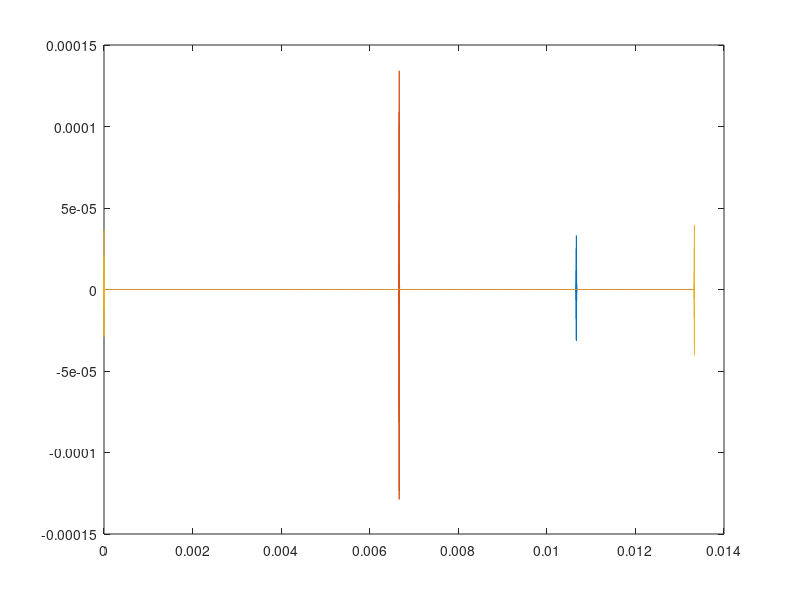
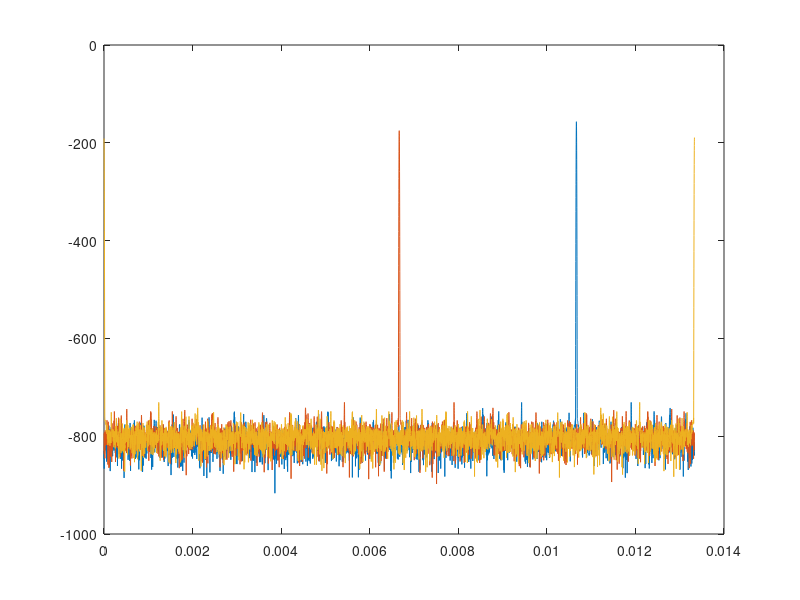
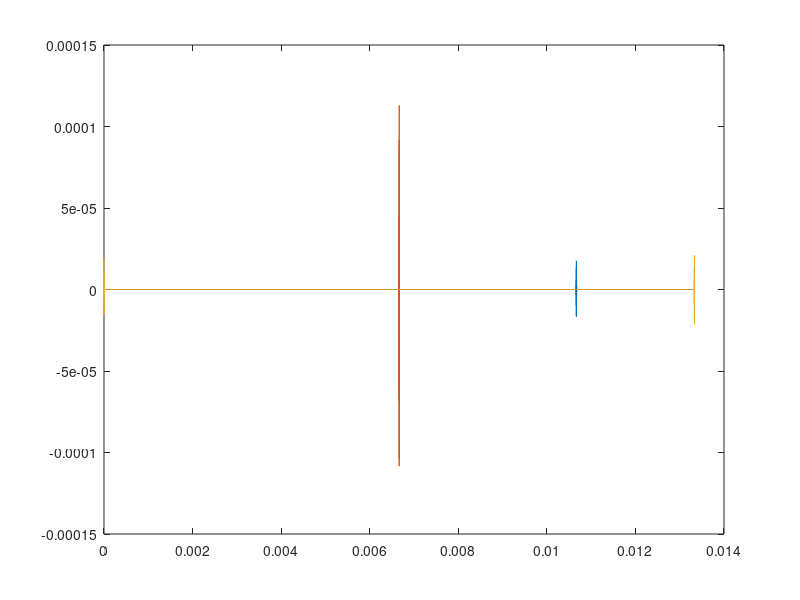
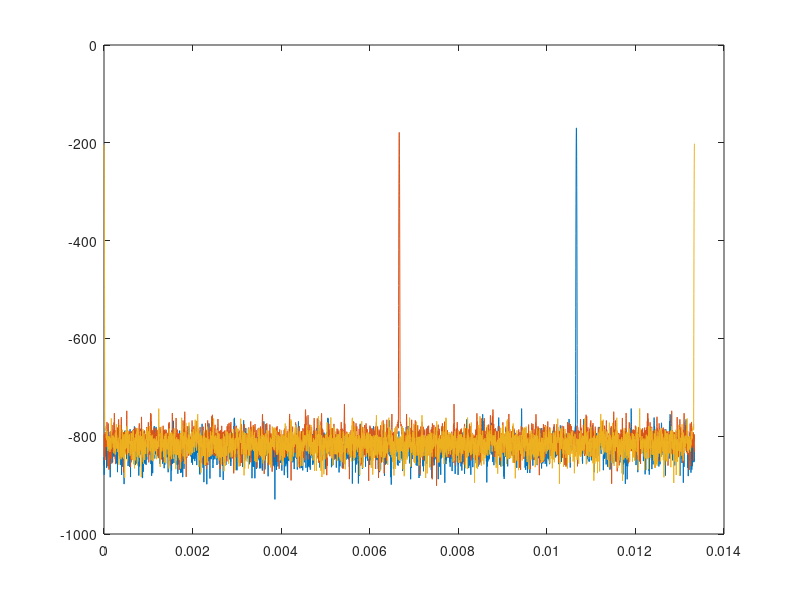

The MATLAB source for these figures, in order:
%% Single Beam Sonar
%%  Sonar Point-Scatter Model
% Contributors: Andreina Rascon, Derek Olson, Woeng-Sug Choi

clear;
close all;
clc;

%% Input Parameters
% The BlueView P900-45 is used as an example sonar for the purposes of
% demonstrating the point-scatter model


% Sonar Parameters
sonarFreq = 900E3; % Sonar frquency
bandwidth = 29.5e4; % [Hz]
freqResolution = 100e2;
nRays = 3;
beamWidth = 0.1; % radians


% Enviromental Parameters
soundSpeed = 1500.0; % [m/s]

% Target information (which should be obtained from ray gazebo plugin)
% 3 Targets, One dimension, no incident angle
ray.num = nRays;
ray.distance = [2, 5, 10];
ray.alpha = [0, 0, 0];
ray.azimuthAngleWidth = [0.1, 0.1, 0.1];
ray.elevationAngleWidth = [0.1, 0.1, 0.1];

% Surface Reflectivity
mu = 10e-4;


%% Frequency Domain
% 

% Frequency spectrum
fmin = sonarFreq - bandwidth/2*4;
fmax = sonarFreq + bandwidth/2*4;

% Sampling periods
max_T = max(ray.distance)*2/soundSpeed;
delta_f = 1/max_T;
delta_t = 1/(fmax - fmin);

nFreq = round((fmax - fmin) / delta_f);
freq = linspace(fmin,fmax,nFreq);
time = linspace(0,max_T,nFreq);

% Transmit spectrum, frequency domain
S_f = exp(-(freq-sonarFreq).^2.*pi^2./bandwidth^2); 


%% Point Scattering model
% Calculate echo level using the point scatter model

P_f = zeros(ray.num,length(S_f));   % Initialize vector
for k = 1:ray.num    
    xi_z = rand;   % generate a random number, (Gaussian noise)
    xi_y = rand;   % generate another random number, (Gaussian noise)
    
    % Assume every ray hit targets
    Nscatters = ray.num;  % This should be the number of surfaces a ray intersects with. For now, using constant equal to ray number for simplicity
    
    for j = 1:Nscatters
        % scattering amplitude, includes overall Gaussian noise and target strength
        % alpha needs to be the angle between incident ray and normal vector
        alpha = ray.alpha(j);
        distance = ray.distance(j);
        azimuthAngleWidth = ray.azimuthAngleWidth(j);
        elevationAngleWidth = ray.elevationAngleWidth(j);
        amplitude(j) = ((xi_z+1j*xi_y)/sqrt(2))*(sqrt(mu*cos(alpha)^2*distance^2*azimuthAngleWidth*elevationAngleWidth));
        
        % travel time
        travelTime = distance*2/soundSpeed;
        
        % define wave vector
        k = 2*pi*freq/soundSpeed;
        
        % Summation of Echo returned from a signal
        P_f(j,:) = P_f(j,:) + S_f.*amplitude(j).*exp(1i.*k.*distance*2)./(distance^2);
    end
end

%% Plotting

% Plot inverse fast fourier transform (frequency domain to time domain)
p_t = ifft(P_f,[],2);

figure (1)
plot(time,p_t)

% Plot Sound Pressure Level of Echo Level
SPL = 20*log(abs(p_t)); % sound pressure level, [dB]

figure (2)
plot(time,SPL)

%% Beam Forming

% Beam Design Parameters
NB = nRays; % dimensionless number of beams
NT = nFreq; % dimensionless number of time samples

% th = absolute look angle
th = beamWidth.*(-NB/2+1:NB/2); % assuming the sonar is centered at zero theta

% th0 = look angle of one of the beams (constant)
th0 = 0.02;

sinc = @(x) sin(x)/x;
B_th = sinc((th - th0)/beamWidth); % beam pressure response

p_t_modified = zeros(nRays,NT);

for ii = 1:NB
        thetaCurrent = th(ii);
        beamPatternCurrent = sinc((th - thetaCurrent)./beamWidth);
        p_t_modified(ii,:) = p_t(ii,:).*beamPatternCurrent; %p_t is NBxNT, and beamPatternCurrent is NBx1
end

%% Plotting Beam Formed Data

% Plot Sound Pressure Level of Echo Level
SPL_modified = 20*log(abs(p_t_modified)); % sound pressure level, [dB]


figure (3)
plot(time,p_t_modified)

figure (4)
plot(time,SPL_modified)




